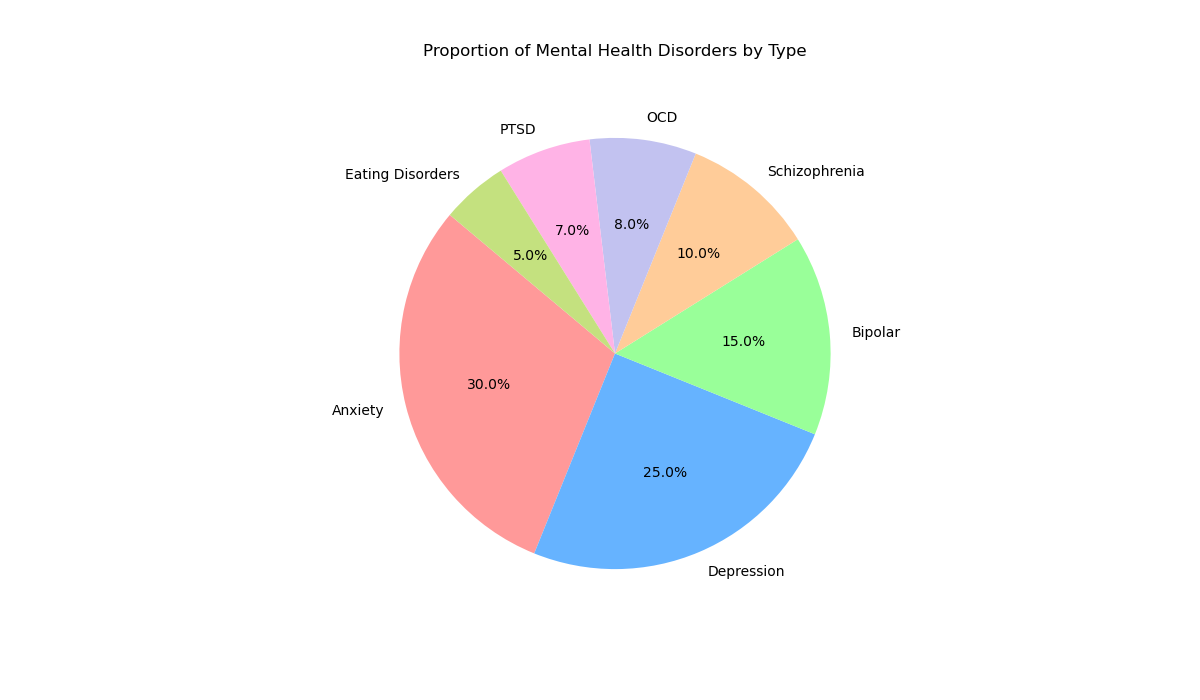

Generate this figure with Python:

import matplotlib.pyplot as plt

# Data setup
disorders = ['Anxiety', 'Depression', 'Bipolar', 'Schizophrenia', 'OCD', 'PTSD', 'Eating Disorders']
percentages = [30, 25, 15, 10, 8, 7, 5]
colors = ['#ff9999','#66b3ff','#99ff99','#ffcc99','#c2c2f0','#ffb3e6','#c4e17f']

# Plotting
fig, ax = plt.subplots(figsize=(12, 7))  # width and height of the chart
ax.pie(percentages, labels=disorders, autopct='%1.1f%%', colors=colors, startangle=140)
ax.set_title('Proportion of Mental Health Disorders by Type', pad=20)

# Show plot
plt.show()
